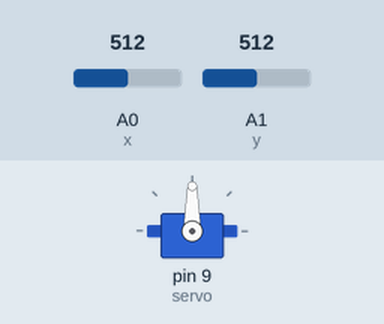
Bench run of a sketch on a simulated Arduino Uno, built with avr-gcc and run on an emulated ATmega328P. Shown: servo. The test bench sets the inputs (shaded band); at power-on: A0 (x) = 512, A1 (y) = 512.

Above: at 1.2 s.
1.3 s: A0 (x) set to 716
At 1.6 s:
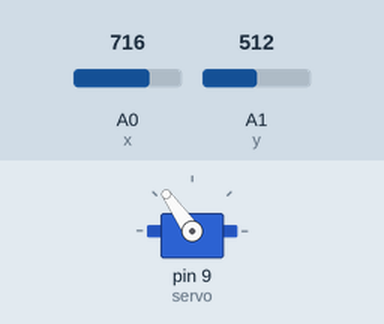
2.8 s: A0 (x) set to 900
At 3.9 s:
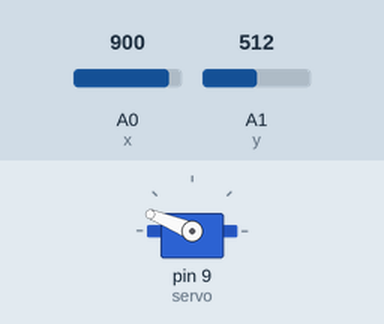
4.3 s: A0 (x) set to 1023
At 5.0 s:
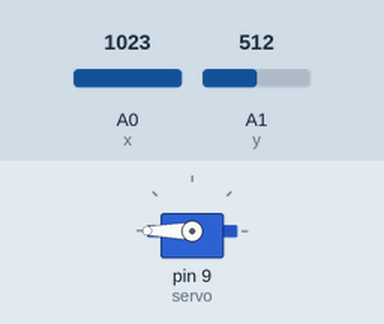
5.8 s: A0 (x) set to 306
At 6.2 s:
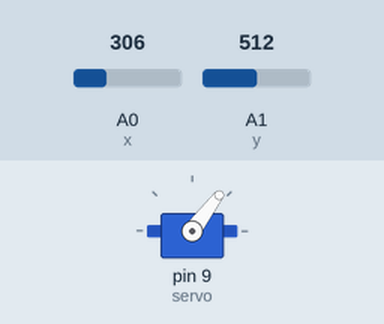
7.3 s: A0 (x) set to 122
At 8.5 s:
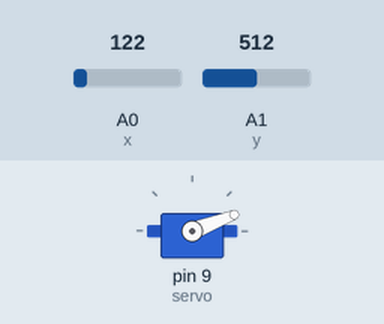
Timing chart, 0 to 9.8 s (numbered marks = the images above; inputs shaded):
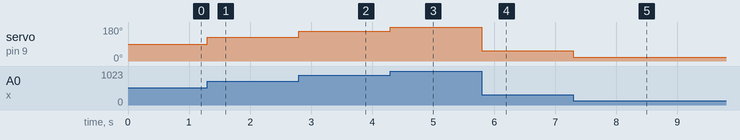

Measured:
- after the input at 1.3 s, servo on pin 9 (servo): 90° → 125° at once
- after the input at 2.8 s, servo on pin 9 (servo): 125° → 158° at once
- after the input at 4.3 s, servo on pin 9 (servo): 158° → 180° at once
- after the input at 5.8 s, servo on pin 9 (servo): 180° → 53° at once
- after the input at 7.3 s, servo on pin 9 (servo): 53° → 21° at once

The sketch:

joystick.ino
```cpp
#include <Servo.h>
Servo servo;
#define x A0
#define y A1
int xval;
int yval;
int X;
int Y;

void setup() {servo.attach(9);
 pinMode(x,INPUT);
 pinMode(Y,INPUT);
 Serial.begin(9600);

  // put your setup code here, to run once:

}

void loop() {
  xval=analogRead(x);
  yval=analogRead(y);
  X = map(xval, 0,1023,0,180);
  servo.write(X);


  // put your main code here, to run repeatedly:

}
```
